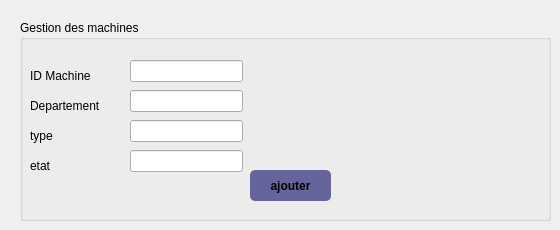
     <widget class="QWidget" name="tab_3">
      <attribute name="title">
       <string>ajouter</string>
      </attribute>
      <widget class="QGroupBox" name="groupBox">
       <property name="geometry">
        <rect>
         <x>20</x>
         <y>20</y>
         <width>531</width>
         <height>201</height>
        </rect>
       </property>
       <property name="title">
        <string>Gestion des machines</string>
       </property>
       <widget class="QLabel" name="label_IDmachine">
        <property name="geometry">
         <rect>
          <x>10</x>
          <y>40</y>
          <width>81</width>
          <height>31</height>
         </rect>
        </property>
        <property name="text">
         <string>ID Machine</string>
        </property>
       </widget>
       <widget class="QLabel" name="label_departement">
        <property name="geometry">
         <rect>
          <x>10</x>
          <y>70</y>
          <width>81</width>
          <height>31</height>
         </rect>
        </property>
        <property name="text">
         <string>Departement</string>
        </property>
       </widget>
       <widget class="QLabel" name="label_typemachine">
        <property name="geometry">
         <rect>
          <x>10</x>
          <y>100</y>
          <width>81</width>
          <height>31</height>
         </rect>
        </property>
        <property name="text">
         <string>type</string>
        </property>
       </widget>
       <widget class="QLabel" name="label_etat">
        <property name="geometry">
         <rect>
          <x>10</x>
          <y>130</y>
          <width>81</width>
          <height>31</height>
         </rect>
        </property>
        <property name="text">
         <string>etat</string>
        </property>
       </widget>
       <widget class="QLineEdit" name="lineEdit_idmachine">
        <property name="geometry">
         <rect>
          <x>110</x>
          <y>40</y>
          <width>113</width>
          <height>22</height>
         </rect>
        </property>
       </widget>
       <widget class="QLineEdit" name="lineEdit_iddepart">
        <property name="geometry">
         <rect>
          <x>110</x>
          <y>70</y>
          <width>113</width>
          <height>22</height>
         </rect>
        </property>
       </widget>
       <widget class="QLineEdit" name="lineEdit_type">
        <property name="geometry">
         <rect>
          <x>110</x>
          <y>100</y>
          <width>113</width>
          <height>22</height>
         </rect>
        </property>
       </widget>
       <widget class="QLineEdit" name="lineEdit_etat">
        <property name="geometry">
         <rect>
          <x>110</x>
          <y>130</y>
          <width>113</width>
          <height>22</height>
         </rect>
        </property>
       </widget>
       <widget class="QPushButton" name="pushButton_ajoutermach">
        <property name="geometry">
         <rect>
          <x>230</x>
          <y>150</y>
          <width>81</width>
          <height>31</height>
         </rect>
        </property>
        <property name="styleSheet">
         <string notr="true">QPushButton {
padding: 5px;
border-radius: 5px;
background-color:rgb(101, 100, 155);
font-weight: bold;
}
QPushButton:hover
{
color :yellow;
}</string>
        </property>
        <property name="text">
         <string>ajouter</string>
        </property>
       </widget>
      </widget>
     </widget>
